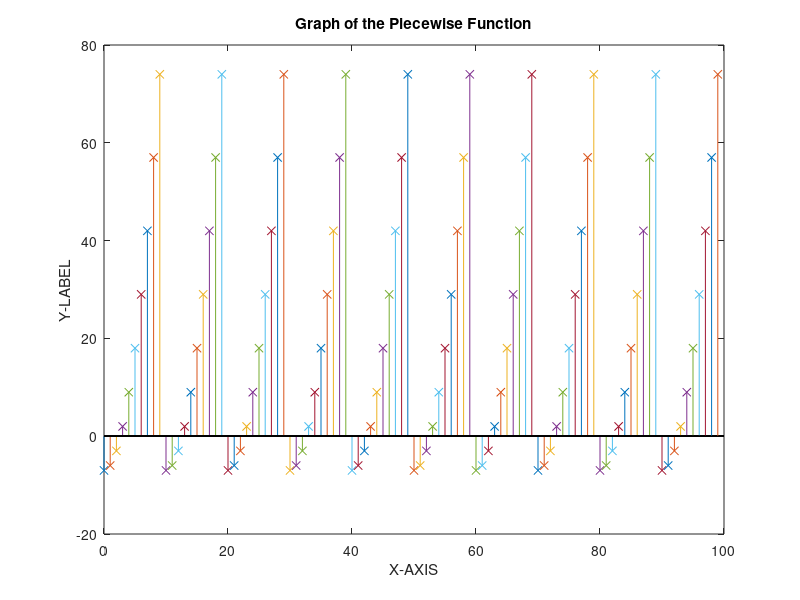

This figure's MATLAB source:
%Machine Problem 1 (Piecewise Function)
%Initiating X
x = 10;
%FOR and WHILE looping
for n = 0:1:99 %Generating the Vector
    if n <= 9 %First Function
        stem(n, ((n^2)-7),'x'); hold on; 
    else
        i = 1; y = n;
        while i == 1
            y = y - 10; %Second Function
            if y < 10
            stem(y + x, ((y^2)-7),'x'); %PLOT
            hold on;
            i = 0;
            end %Ends Condition of IF statements (PLOT)
            x = x + 10;
        end %Ends Condition of WHILE statements (Second Function)
        x = 10;
    end %Ends Condition of IF statements (First Function)
end %Ends Condition of the FOR statements (Increment)
xlabel('X-AXIS');
ylabel('Y-LABEL');
title('Graph of the Piecewise Function');